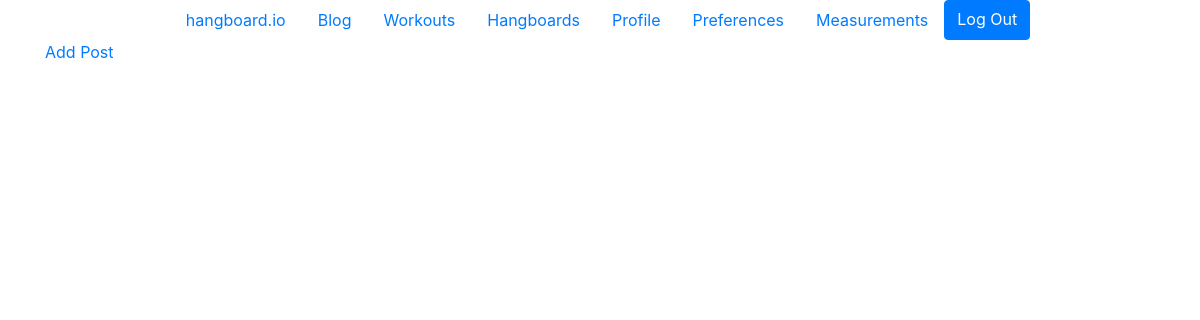
The page /blog/ (signed in) on the database as committed earlier.
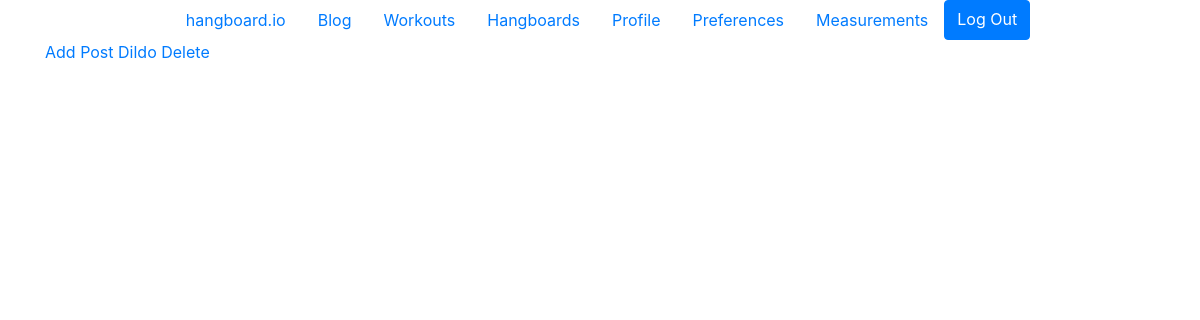
The same page on the database as committed later.
### blog/models.py (models this page shows, shortened)
class Post(models.Model):
    title = models.CharField(max_length=100, null=False, blank=False)
    slug = models.SlugField(max_length=150, unique=True)
    content = RichTextField()
    created = models.DateTimeField(auto_now_add=True)
    updated = models.DateTimeField(auto_now=True)
    author = CurrentUserField()

### blog/views.py (the view)
# urls.py: path('', PostListView.as_view(), name='index'),
class PostListView(ListView):
    model = Post
    template_name_suffix = '_list'
    context_object_name = 'posts'

### blog/templates/blog/post_list.html
{% extends 'main/base.html' %}
{% block content %}
    <a href="{% url 'blog:post_create' %}">Add Post</a>
    {% for post in posts %}
        <a href="{% url 'blog:post_detail' slug=post.slug %}">{{ post.title }}</a>
        <a href="{% url 'blog:post_delete' slug=post.slug %}">Delete</a>
    {% endfor %}
{% endblock %}

### main/templates/main/base.html (shortened to what this page needs)
{% load static %}
{% load socialaccount %}
<!DOCTYPE html>
<html lang="en">
    <head>
        <link rel="stylesheet" href="https://stackpath.bootstrapcdn.com/bootstrap/4.5.0/css/bootstrap.min.css">
    </head>
    <body>
        <header>
            <nav class="nav justify-content-center">
                <a class="nav-link" href="{% url 'home' %}">hangboard.io</a>
                <a class="nav-link" href="{% url 'blog:index' %}">Blog</a>
                {% if user.is_authenticated %}
                    <a class="nav-link" href="{% url 'workouts:workout_list' %}">Workouts</a>
                    <a class="nav-link" href="{% url 'workouts:hangboard_list' %}">Hangboards</a>
                    <a class="nav-link" href="{% url 'climbers:profile' %}">Profile</a>
                    <a class="nav-link" href="{% url 'climbers:preferences' %}">Preferences</a>
                    <a class="nav-link" href="{% url 'climbers:measurements' %}">Measurements</a>
                    <a class="btn btn-primary" href="{% url 'allauth:account_logout' %}">Log Out</a>
                {% else %}
                    <a class="btn btn-primary"href="{% provider_login_url "google" %}">Log In</a>
                {% endif %}
            </nav>
        </header>
        <div id="content" class="container container-fluid">
            {% block content %}
            {% endblock %}
        </div>
    </body>
</html>

Rows that differ between the two databases and show on the page:
added Post: title "Dildo"
